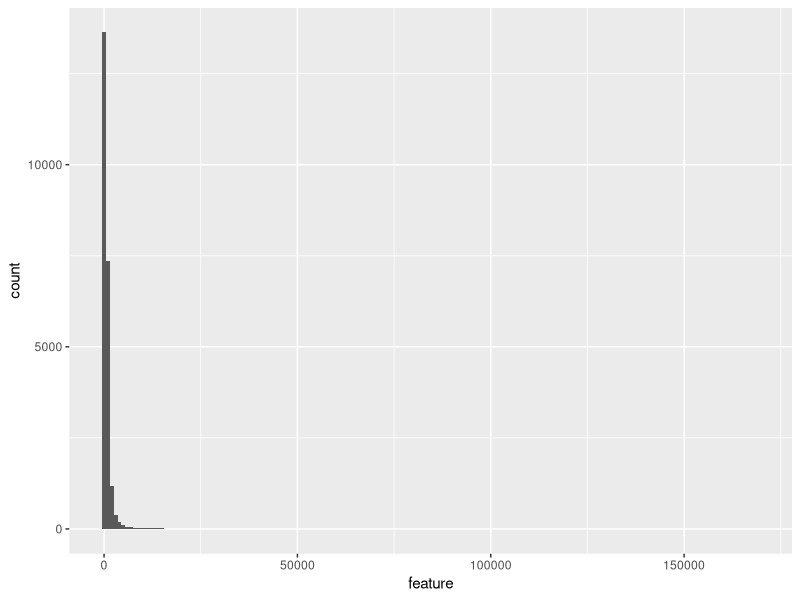
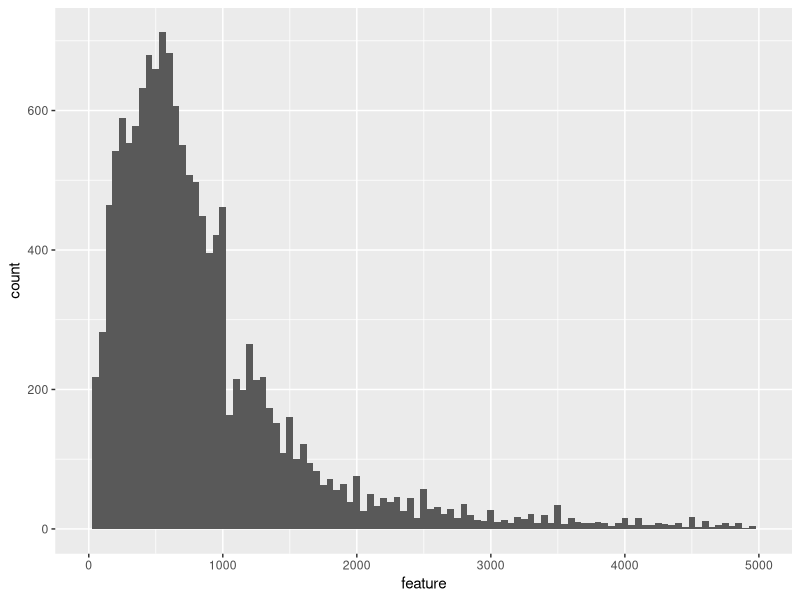
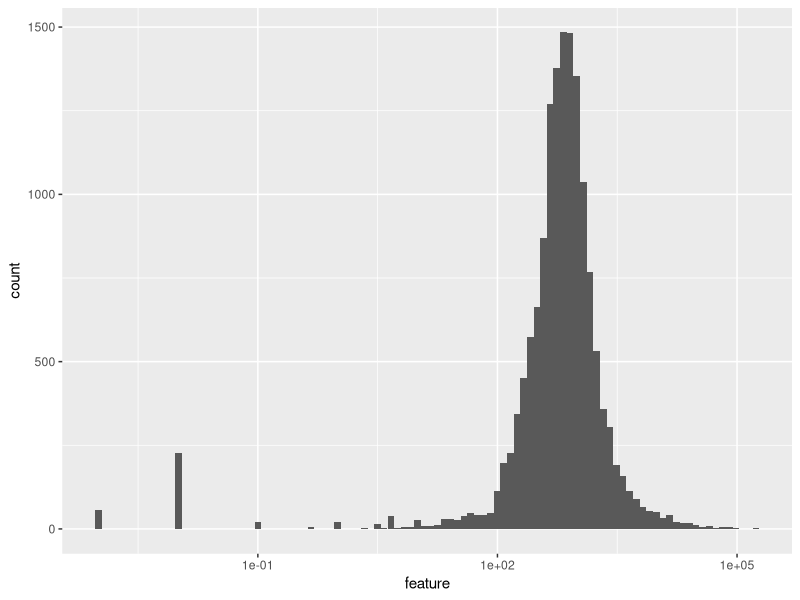
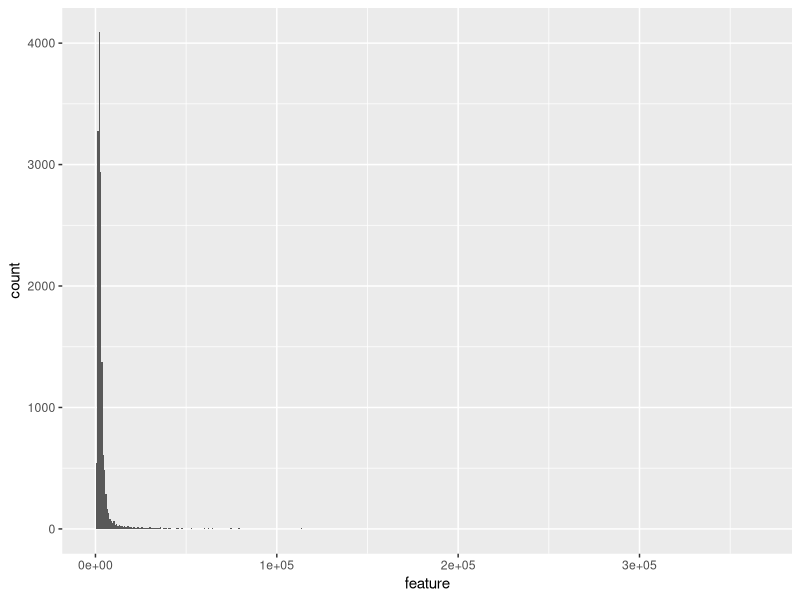
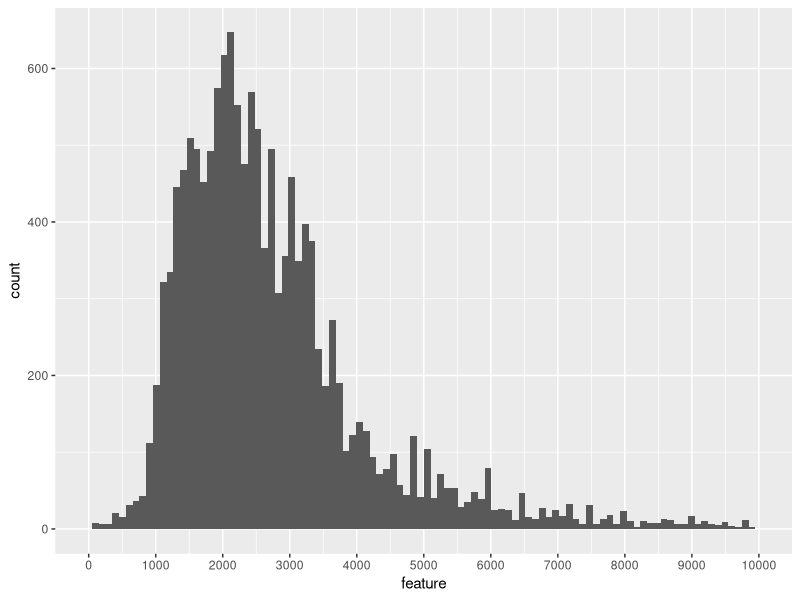
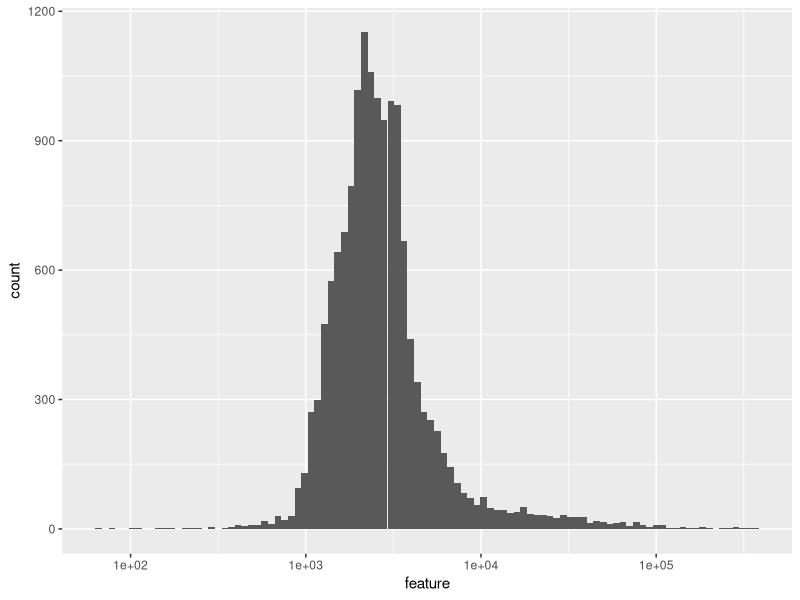
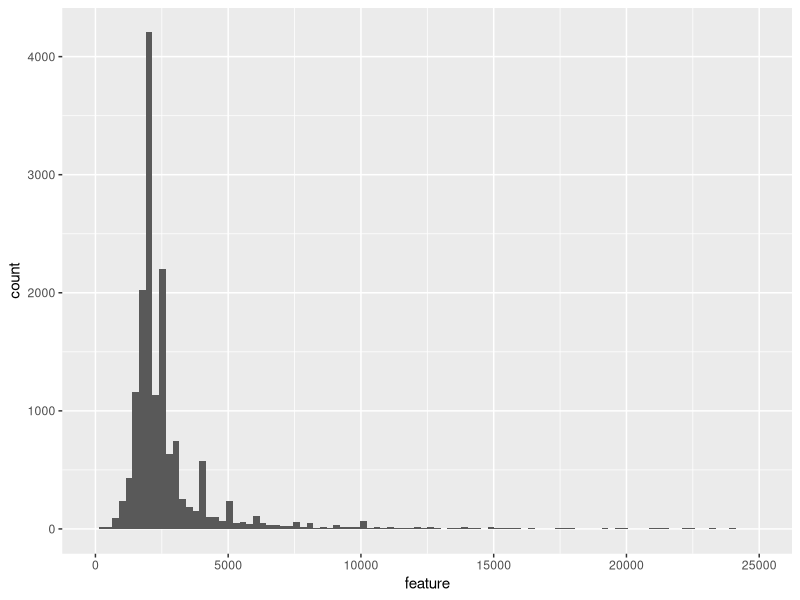
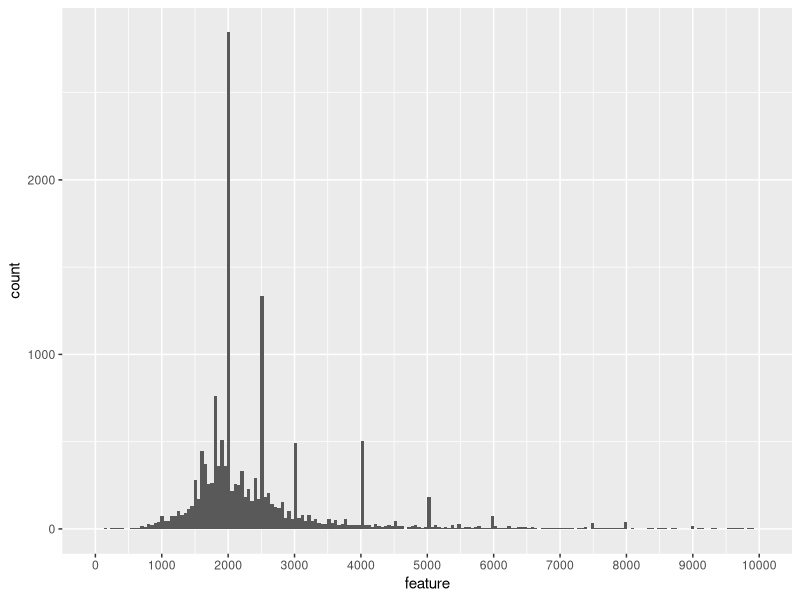

Source code (R) for these figures, in order:
## ---- chunk 1

library(ggplot2)
library(openxlsx)
library(gdata)
library(dplyr)
library(stats)

## ---- chunk 2
knitr::opts_chunk$set(warning=FALSE, message=FALSE)
## ---- chunk 3
# load the data 
sales <- read.xlsx("rollingsales_brooklyn.xlsx", sheet = 1, startRow = 5,
                   detectDates = TRUE)

# convert all column names to lower case
colnames(sales) <- tolower(colnames(sales))

# substitute empty strings with NA
sales[sales$tax.class.at.present =='  ', ]$tax.class.at.present <- NA
sales[sales$building.class.at.present =='  ', ]$building.class.at.present <-NA 
sales[sales$apartment.number == "            ", ]$apartment.number <-NA

# substitute zero zipcodes with NA
sales[sales$zip.code == 0,11] <-NA

# convert all categorical values to factor
sales$neighborhood <- as.factor(sales$neighborhood)
sales$building.class.category <- as.factor(sales$building.class.category)
sales$tax.class.at.present <- as.factor(sales$tax.class.at.present)
sales$building.class.at.present <- as.factor(sales$building.class.at.present)
sales$tax.class.at.time.of.sale <- as.factor(sales$tax.class.at.time.of.sale)
sales$building.class.at.time.of.sale <-
  as.factor(sales$building.class.at.time.of.sale)
sales$block <- as.factor(sales$block)
sales$lot <- as.factor(sales$lot)
sales$zip.code <- as.factor(sales$zip.code)

# substitute zeros and probably erroneus years with NA
sales[!is.na(sales$year.built) & sales$year.built == 1380,17] <- NA
sales[!is.na(sales$year.built) & sales$year.built == 1050,17] <- NA
sales[!is.na(sales$year.built) & sales$year.built == 0, 17] <- NA

# trim whitespaces
sales$neighborhood <- trim(sales$neighborhood)
sales$building.class.category <- trim(sales$building.class.category)
sales$address <- trim(sales$address)
sales$apartment.number <- trim(sales$apartment.number)
## ---- chunk 4
#  plots basic histogram
hist_base <- function(feature,  ...){
  ggplot(sales, aes(feature)) + geom_histogram( ... )
}
# plots basic bar chart
bar_base <- function(feature){
  ggplot(sales, aes(feature)) + geom_bar()
}
## ---- chunk 5
str(sales)
head(sales)

## ---- chunk 6
summary(sales$sale.price)

## ---- chunk 7
head(table(sales$sale.price))
## ---- chunk 8
nonzero_prices <- subset(sales, sale.price > 0)
summary(nonzero_prices$sale.price)
## ---- chunk 9
# select properties with 1$ price
one_dollar_sale <- sales %>%
  filter(sale.price == 1) %>%
  select(building.class.category,address, year.built,
         gross.square.feet, sale.price)
head(one_dollar_sale,10)
## ---- chunk 10
hist_base(sales$sale.price/1000, binwidth = 1000)
## ---- chunk 11
hist_base(sales$sale.price/1000, binwidth = 50) + xlim(0.001,5000)
## ---- chunk 12
hist_base(sales$sale.price/1000,bins = 100) + scale_x_log10()
## ---- chunk 13
summary(sales$gross.square.feet)
## ---- chunk 14
summary(subset(sales, gross.square.feet > 0)$gross.square.feet)
## ---- chunk 15
hist_base(sales$gross.square.feet, bins = 500) +
  scale_x_continuous(limits = c(1, 366000))
## ---- chunk 16
plot <-hist_base(sales$gross.square.feet, bins = 100) 
plot + scale_x_continuous(limits = c(1, 10000), breaks = seq(0,10000,1000))
## ---- chunk 17
plot + scale_x_log10()
## ---- chunk 18
summary(sales$land.square.feet)
## ---- chunk 19
summary(subset(sales, land.square.feet > 0)$land.square.feet)
## ---- chunk 20
plot <-hist_base(sales$land.square.feet, bins = 100)
plot +  scale_x_continuous(limits = c(1, 25000))
## ---- chunk 21
hist_base(sales$land.square.feet, bins = 200) +
  scale_x_continuous(limits = c(1, 10000), breaks = seq(0,10000,1000))
## ---- chunk 22
plot + scale_x_log10()
## ---- chunk 23
# create new feature "total square feet" as sum of land and gross sf
sales <- mutate(sales, total.square.feet = land.square.feet + gross.square.feet)
## ---- chunk 24
summary(sales$total.square.feet)
## ---- chunk 25
summary(subset(sales, total.square.feet > 0)$total.square.feet)
## ---- chunk 26
plot <- hist_base(sales$total.square.feet, bins = 100)
## ---- chunk 27
plot + scale_x_continuous(limits = c(1,20000))
## ---- chunk 28
# create new feature "price.square.foot" price divided by total sq.ft
sales$price.square.foot <- 
   ifelse(sales$total.square.feet > 0,
          round(sales$sale.price / sales$total.square.feet, 2), 0)
## ---- chunk 29
summary(subset(sales, price.square.foot > 0)$price.square.foot)

## ---- chunk 30
hist_base(sales$price.square.foot, binwidth = 50) +
  scale_x_continuous(limits = c(0, 12060))
## ---- chunk 31
hist_base(sales$price.square.foot, binwidth = 10) +
  scale_x_continuous(limits = c(0.01, 2000))
## ---- chunk 32
summary(sales$year.built)
## ---- chunk 33
hist_base(sales$year.built, binwidth = 5) +
  scale_x_continuous(limits = c(1800,2020), breaks = seq(1800,2020,20))
## ---- chunk 34
hist_base(sales$year.built, binwidth = 1) + 
  scale_x_continuous(limits = c(1800,2020), breaks = seq(1800,2020,20))
## ---- chunk 35
table(sales$residential.units)
## ---- chunk 36
plot <- hist_base(sales$residential.units, binwidth = 1) 
plot
## ---- chunk 37
plot + scale_x_continuous(limits = c(0,50))
## ---- chunk 38
table(sales$commercial.units)
## ---- chunk 39
plot <- hist_base(sales$commercial.units, binwidth = 1)
plot
## ---- chunk 40
plot + scale_x_continuous(limits = c(0,20))
## ---- chunk 41
table(sales$total.units)
## ---- chunk 42
plot <- hist_base(sales$total.units, binwidth = 1)
plot
## ---- chunk 43
plot + scale_x_continuous(limits = c(0,20))
## ---- chunk 44
table(sales$borough)
## ---- chunk 45
# barplot with bars reordered by count
ggplot(sales,
       aes(x= reorder(neighborhood,neighborhood,function(x) length(x)))) + 
  geom_bar() + coord_flip() +
  labs(x = "Neighborhood")

## ---- chunk 46
sort(table(sales$building.class.category), decreasing = TRUE)[1:10]

## ---- chunk 47
ggplot(sales, aes(x = reorder(building.class.category,
                              building.class.category,
                              function(x) length(x)))) + 
  geom_bar() +
  coord_flip() +
  scale_y_log10(breaks = c(10,100,500,1000,5000)) +
  labs(x= "Building class category")
  
## ---- chunk 48
table(sales$tax.class.at.present)
## ---- chunk 49
sort(table(sales$block), decreasing = TRUE) [1:10]
## ---- chunk 50
sort(table(sales$lot), decreasing = TRUE) [1:10]
## ---- chunk 51
table(sales$`ease-ment`)
## ---- chunk 52
sort(table(sales$building.class.at.present), decreasing = TRUE)[1:10]
## ---- chunk 53
table(sales$building.class.at.present)
## ---- chunk 54
sort(table(sales$address), decreasing = TRUE)[1:5]
## ---- chunk 55
bar_base(sales$zip.code) +
  coord_flip() +
  labs(x = "zip code")
## ---- chunk 56
table(sales$tax.class.at.time.of.sale)
## ---- chunk 57
sort(table(sales$building.class.at.time.of.sale), decreasing = TRUE)
## ---- chunk 58
hist_base(sales$sale.date, binwidth = 1)
## ---- chunk 59
hist_base(sales$sale.date, binwidth = 7) +
  scale_x_date(date_breaks = '1 month') +
  theme(axis.text.x = element_text(angle=60, hjust=1))

## ---- chunk 60
ggplot(sales, aes(gross.square.feet, sale.price/1000)) +
  geom_point(alpha = 0.1) +
  scale_x_continuous(limits = c(0, 50000)) + 
  scale_y_continuous(limits = c(0, 50000)) 
## ---- chunk 61
ggplot(sales, aes(gross.square.feet, sale.price/1000)) +
  geom_point(alpha = 0.1) +
  scale_x_continuous(limits = c(1, 10000)) + 
  scale_y_continuous(limits = c(1, 10000)) + 
  geom_smooth()

## ---- chunk 62
cor = cor.test(sales$sale.price, sales$gross.square.feet)
cor$estimate
## ---- chunk 63
ggplot(sales, aes(land.square.feet, sale.price/1000)) +
  geom_point(alpha = 0.1) 

## ---- chunk 64
ggplot(sales, aes(land.square.feet, sale.price/1000)) +
  geom_point(alpha = 0.1) +
  scale_x_continuous(limits = c(1, 10000)) + 
  scale_y_continuous(limits = c(1, 10000)) 
## ---- chunk 65
cor = cor.test(sales$sale.price, sales$land.square.feet)
cor$estimate
## ---- chunk 66
ggplot(sales, aes(total.square.feet, sale.price/1000)) +
  geom_point(alpha = 0.1) +
  scale_x_continuous(limits = c(0, 50000)) + 
  scale_y_continuous(limits = c(0, 50000)) 
## ---- chunk 67
ggplot(sales, aes(total.square.feet, sale.price/1000)) +
  geom_point(alpha = 0.1) +
  scale_x_continuous(limits = c(1, 10000)) + 
  scale_y_continuous(limits = c(1, 10000)) + 
  geom_smooth(method = "lm")
## ---- chunk 68
cor = cor.test(sales$sale.price, sales$total.square.feet)
cor$estimate
## ---- chunk 69
ggplot(sales, aes(total.square.feet, price.square.foot)) + 
  geom_point(alpha = 1/20) + 
  scale_x_continuous(limits = c(1,10000)) +
  scale_y_continuous(limits = c(1,1000)) + 
  geom_smooth()
## ---- chunk 70
ggplot(sales, aes(year.built, price.square.foot)) + 
  geom_point(alpha = 1/20)  
## ---- chunk 71
ggplot(sales, aes(year.built, price.square.foot)) + 
  geom_jitter(alpha = 1/30, width = 1) + 
  scale_x_continuous(limits = c(1895,2016), breaks = seq(1890,2020,20)) + 
  scale_y_continuous(limits = c(1,2000))
## ---- chunk 72
# add new feature "year.built.bucket" - divide years to 10 year buckets
sales$year.built.bucket <- cut(sales$year.built,
                               breaks = seq(1890,2020,10),
                               dig.lab = 4)
## ---- chunk 73
ggplot(subset(sales,price.square.foot > 0),
       aes( year.built.bucket,price.square.foot)) + 
  geom_boxplot() + 
  scale_y_continuous(limits = c(0,2000)) +
  theme(axis.text.x = element_text(angle=60, hjust=1))
## ---- chunk 74
ggplot(filter(sales, price.square.foot > 0),
       aes(neighborhood, price.square.foot)) + 
  geom_boxplot() + 
  coord_flip(ylim = c(1,2500)) 
## ---- chunk 75
ggplot(filter(sales, sale.price > 0),
       aes(neighborhood, sale.price/(total.units * 1000))) + 
  geom_boxplot() + 
  coord_flip(ylim = c(0,5000))
## ---- chunk 76
ggplot(filter(sales,gross.square.feet >0),
       aes(neighborhood, gross.square.feet)) + 
  geom_boxplot() + 
  scale_y_log10() +
  coord_flip()
## ---- chunk 77
ggplot(filter(sales,gross.square.feet >0),
       aes(neighborhood, gross.square.feet/total.units)) + 
  geom_boxplot() + 
  coord_flip(ylim = c(0,30000))
## ---- chunk 78
ggplot(filter(sales,gross.square.feet >0),
       aes(neighborhood, gross.square.feet/total.units)) + 
  geom_boxplot() + 
  coord_flip(ylim = c(0,10000))
## ---- chunk 79
ggplot(filter(sales,sale.price > 0),
       aes(tax.class.at.present, sale.price/1000)) + 
  geom_boxplot() +
  coord_cartesian(ylim = c(0,10000))
## ---- chunk 80
ggplot(filter(sales,price.square.foot >0), aes(price.square.foot)) + 
  geom_density(aes(color = tax.class.at.present)) +
  coord_cartesian(xlim = c(0,2000)) +
  scale_color_brewer(palette = "Dark2")
## ---- chunk 81
ggplot(filter(sales,price.square.foot > 0),
       aes(tax.class.at.present, price.square.foot)) + 
  geom_boxplot() +
  coord_cartesian(ylim = c(0,3000))
## ---- chunk 82
ggplot(sales, aes(neighborhood) ) +
  geom_bar(aes(fill= tax.class.at.time.of.sale), position = "dodge") + 
  coord_flip() + scale_fill_brewer(palette = "Set1")
## ---- chunk 83
ggplot(sales, aes(neighborhood) ) +
  geom_bar(aes(fill= tax.class.at.time.of.sale), position = "fill") + 
  coord_flip() +
  scale_fill_brewer(palette = 'Set1')
## ---- chunk 84
ggplot(sales, aes(building.class.category, price.square.foot)) +
  geom_boxplot() + 
  coord_flip() + 
  scale_y_continuous(limits = c(1,1000))
## ---- chunk 85
ggplot(sales, aes(sale.date, sale.price/1000)) +
  geom_point(alpha = 1/5) +
  scale_x_date(date_breaks = '1 month') + 
  scale_y_continuous(limits = c(0,50000)) +
  theme(axis.text.x = element_text(angle=60, hjust=1))
## ---- chunk 86
# added summary statistics to the plot
ggplot(sales, aes(sale.date, sale.price/1000)) + 
  geom_point(alpha = 1/20) + 
  geom_line(color = 'red',stat = "summary", fun.y = mean) + 
  scale_x_date(date_breaks = '1 month') +
  scale_y_continuous(limits = c(1,10000)) +
  theme(axis.text.x = element_text(angle=60, hjust=1))
## ---- chunk 87
ggplot(sales, aes(sale.date, price.square.foot)) +
  geom_point(alpha = 1/5) +
  scale_x_date(date_breaks = '1 month') + 
  scale_y_continuous(limits = c(1,1000)) +
  geom_smooth(method = 'gam') +
  theme(axis.text.x = element_text(angle=60, hjust=1))
## ---- chunk 88
ggplot(sales, aes(gross.square.feet, sale.price/1000,
                  color = tax.class.at.time.of.sale)) +
  geom_point(alpha = 0.3) +
  scale_x_continuous(limits = c(1, 10000)) + 
  scale_y_continuous(limits = c(1, 10000)) +
  scale_color_brewer(palette = 'Set2') +
  geom_smooth(se = FALSE)
## ---- chunk 89
ggplot(filter(sales,gross.square.feet > 0), aes(gross.square.feet)) + 
  geom_density(aes(color = tax.class.at.time.of.sale)) + 
  coord_cartesian(xlim = c(1,20000))
## ---- chunk 90
ggplot(filter(sales,gross.square.feet > 0,sale.price > 0),
       aes(gross.square.feet/total.units,
           sale.price/total.units,
           color = tax.class.at.time.of.sale)) +
  geom_point(alpha = 0.3) +
  scale_y_log10() +
  scale_x_log10() +
  scale_color_brewer(palette = 'Set2') +
  geom_smooth(se = FALSE)
## ---- chunk 91
ggplot(filter(sales,gross.square.feet > 0,price.square.foot > 10),
       aes(gross.square.feet/total.units,
           price.square.foot)) +
  geom_point(aes(color = tax.class.at.time.of.sale),alpha = 0.3) +
  scale_y_log10() +
  scale_x_log10() +
  scale_color_brewer(palette = 'Set2') +
  geom_smooth(aes(color = tax.class.at.time.of.sale), se = FALSE)
## ---- chunk 92
ggplot(filter(sales,gross.square.feet > 0,sale.price > 1000, year.built >0),
       aes(gross.square.feet/total.units,
           sale.price/total.units)) +
  geom_point(aes(color = year.built),
             alpha = 0.3) +
  scale_y_log10() +
  scale_colour_gradientn(colours = heat.colors(14)) +
  coord_cartesian(xlim = c(10,3000), ylim = c(1000,10000000))
## ---- chunk 93
ggplot(filter(sales, sale.price >1000),
       aes(year.built.bucket,sale.price/total.units)) +
  geom_boxplot(aes(fill = tax.class.at.time.of.sale)) +
  scale_y_log10() +
  theme(axis.text.x = element_text(angle=60, hjust=1))
## ---- chunk 94
ggplot(filter(sales, price.square.foot >0),
       aes(year.built.bucket,price.square.foot)) +
  geom_boxplot(aes(fill = tax.class.at.time.of.sale) ) +
  coord_cartesian(ylim = c(0,2000))+
  theme(axis.text.x = element_text(angle=60, hjust=1))
## ---- chunk 95
ggplot(filter(sales, sale.price > 1000),
       aes(sale.price/(total.units*1000),neighborhood)) +
  geom_jitter(aes(color = tax.class.at.time.of.sale),
              height = 0.9, alpha = 1, shape = ".") + 
  coord_cartesian(xlim = c(0,5000))
## ---- chunk 96

ggplot(sales, aes(x = sale.price/1000)) + 
  geom_histogram(bins = 200, fill = 'darkblue') +
  scale_x_log10(breaks = c(1,10,100,1000,10000)) +
  labs(x = "Sale price in $1000",y = "Number of sales",
       title = "Distribution of sale prices on log scale")
## ---- chunk 97
ggplot(filter(sales, sale.price >1000),
       aes(year.built.bucket,sale.price/total.units)) +
  geom_boxplot(aes(fill = tax.class.at.time.of.sale)) +
  scale_y_log10() +
  theme(axis.text.x = element_text(angle=60, hjust=1)) +
  labs(title = "Distribution of sale prices by years built (in log scale)",
       x = 'Year built',
       y = 'Sale price for unit, $',
       fill = 'Tax class')
## ---- chunk 98
ggplot(filter(sales,gross.square.feet > 0,sale.price > 5000),
       aes(gross.square.feet/total.units,
           sale.price/total.units)) +
  geom_point(aes(color = tax.class.at.time.of.sale),alpha = 0.3) +
  scale_y_log10() +
  scale_x_log10(minor_breaks = seq(0,1000000,10000),
                breaks = c(1000,10000,100000)) +
  scale_color_brewer(palette = 'Set2') +
  geom_smooth(aes(color = tax.class.at.time.of.sale), se= FALSE) +
  labs(title = "Relationship between floor area and price of one unit",
       x = "Gross square feet ",
       y = "Sale price, $",
       color = "Tax class")
